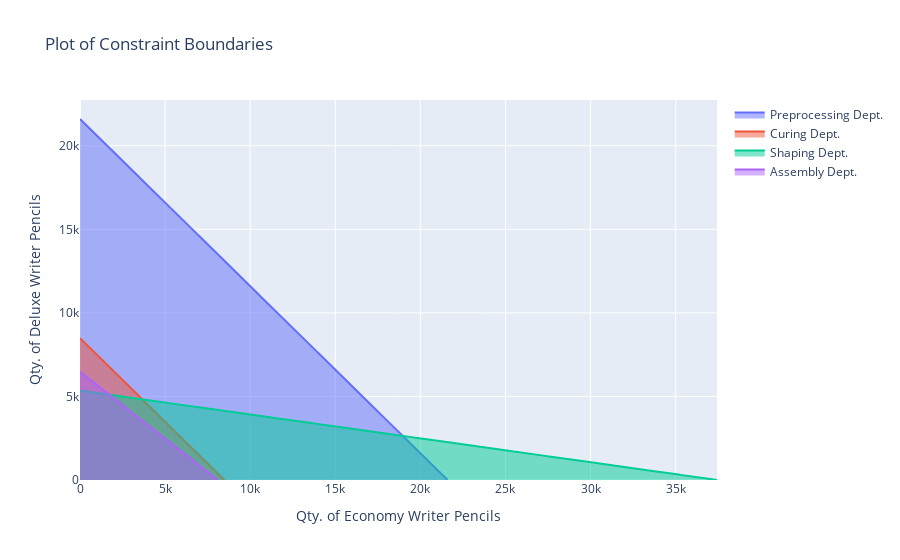

Source (notebook cell):
### Code cell
layout = {'height': 600, 
         'xaxis': {'title': 'Qty. of Economy Writer Pencils'},
         'yaxis': {'title': 'Qty. of Deluxe Writer Pencils'},
          'title': {'text': 'Plot of Constraint Boundaries'}
         }
fig = go.Figure(data=constraint_traces, layout=layout)
iplot(fig)

### Figure 1 — Plotly figure (JSON) as saved in the notebook; plotly's stock layout.template omitted (floating-point values rounded to 4 significant figures; data arrays with more than 128 entries replaced by an {"elided": "..."} marker saying what was removed)
{"data": [{"fill": "tozeroy", "name": "Preprocessing Dept.", "type": "scatter", "x": {"elided": "2160 int values"}, "y": {"elided": "2160 int values"}}, {"fill": "tozeroy", "name": "Curing Dept.", "type": "scatter", "x": {"elided": "849 int values"}, "y": {"elided": "849 float values"}}, {"fill": "tozeroy", "name": "Shaping Dept.", "type": "scatter", "x": {"elided": "3744 int values"}, "y": {"elided": "3744 float values"}}, {"fill": "tozeroy", "name": "Assembly Dept.", "type": "scatter", "x": {"elided": "810 int values"}, "y": {"elided": "810 int values"}}], "layout": {"autosize": true, "title": {"text": "Plot of Constraint Boundaries"}, "xaxis": {"autorange": true, "range": [0, 37430], "title": {"text": "Qty. of Economy Writer Pencils"}, "type": "linear"}, "yaxis": {"autorange": true, "range": [0, 22740.0], "title": {"text": "Qty. of Deluxe Writer Pencils"}, "type": "linear"}}}
